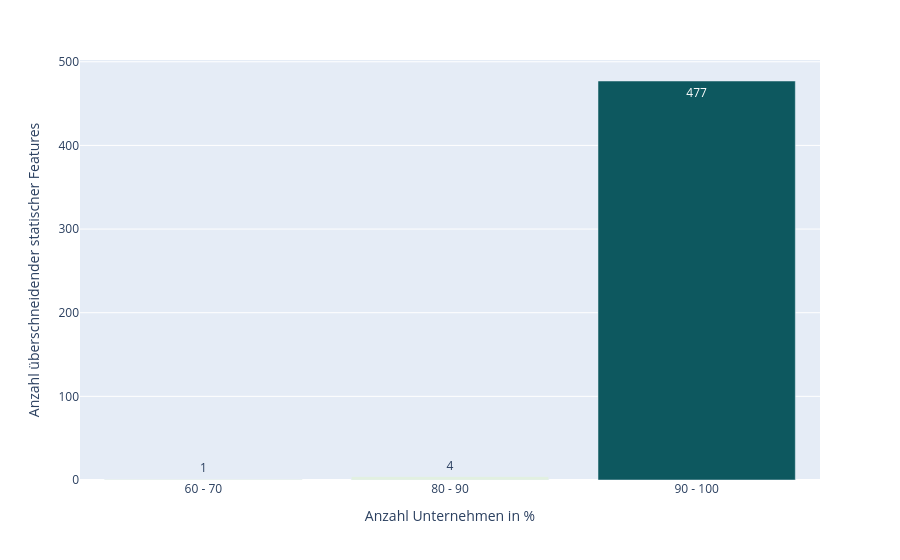

The code cell stored with this chart in its notebook:
### Code cell
import plotly.express as px

fig = px.bar(
    grouped,
    x="companyCountIn%",
    y="sameFeatureCount",
    color="sameFeatureCount",
    color_continuous_scale="mint",
    text_auto=True,
    labels={
        "sameFeatureCount": "Anzahl überschneidender statischer Features",
        "companyCountIn%": "Anzahl Unternehmen in %"
    },
)
fig.update_traces(cliponaxis=False)
fig.update_coloraxes(showscale=False)
#fig.write_image(config.data_dir / "figures" / "static-same-features-count.svg", format="svg")
fig.write_image(config.data_dir / "figures" / "static-same-features-count_2026.svg", format="svg")
fig.show()

### Figure 1 — Plotly figure (JSON) as saved in the notebook; plotly's stock layout.template omitted (floating-point values rounded to 4 significant figures)
{"data": [{"hovertemplate": "Anzahl Unternehmen in %=%{x}<br>Anzahl überschneidender statischer Features=%{marker.color}<extra></extra>", "legendgroup": "", "marker": {"color": [1, 4, 477], "coloraxis": "coloraxis", "pattern": {"shape": ""}}, "name": "", "orientation": "v", "showlegend": false, "textposition": "auto", "texttemplate": "%{y}", "x": ["60 - 70", "80 - 90", "90 - 100"], "xaxis": "x", "y": [1, 4, 477], "yaxis": "y", "type": "bar", "cliponaxis": false}], "layout": {"xaxis": {"anchor": "y", "domain": [0.0, 1.0], "title": {"text": "Anzahl Unternehmen in %"}}, "yaxis": {"anchor": "x", "domain": [0.0, 1.0], "title": {"text": "Anzahl überschneidender statischer Features"}}, "coloraxis": {"colorbar": {"title": {"text": "Anzahl überschneidender statischer Features"}}, "colorscale": [[0.0, "rgb(228, 241, 225)"], [0.1667, "rgb(180, 217, 204)"], [0.3333, "rgb(137, 192, 182)"], [0.5, "rgb(99, 166, 160)"], [0.6667, "rgb(68, 140, 138)"], [0.8333, "rgb(40, 114, 116)"], [1.0, "rgb(13, 88, 95)"]], "showscale": false}, "legend": {"tracegroupgap": 0}, "margin": {"t": 60}, "barmode": "relative"}}
